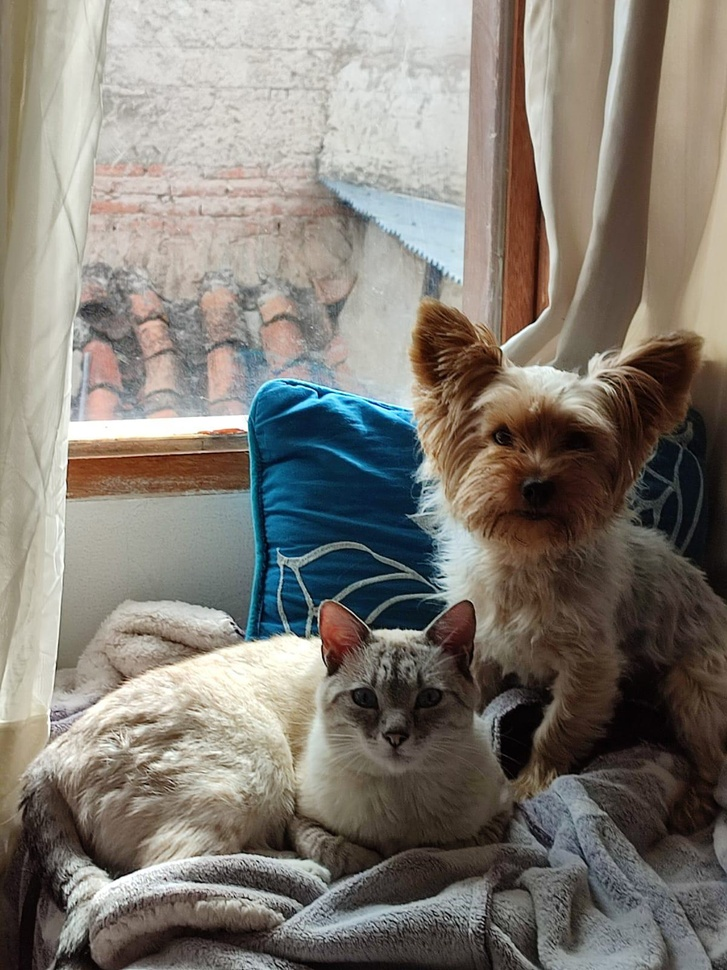
#> input picture PDI_001/Unidad 01 clases/imagentango.jpg, 727 x 970 px, shrunk from 1200 x 1600 before the run
$ jupyter execute pdi_degradados.ipynb
#> lines starting #> are read from the running program, lines starting #| are printed output that depends on the picture; after the words box and inside, x2 and y2 are one past the last pixel; in counts of white or black regions, pixels touching at a corner belong together
EJERCICIO 1 DEGRADADOS

[cell 1]
import cv2
import numpy as np
import matplotlib.pyplot as plt
from matplotlib.colors import LinearSegmentedColormap

#definicion de colores
colores=[(0,'black'), (1,'white')] #para generar escala de grises
cmap= LinearSegmentedColormap.from_list('degradado', colores) #generamos color map a travez del array
imagen_degra=cmap(np.linspace(0,1,256))

plt.imshow([imagen_degra], aspect='auto')
plt.show()

OTRO DEGRADADO

[cell 2]
import cv2
import numpy as np
import matplotlib.pyplot as plt
from matplotlib.colors import LinearSegmentedColormap

#definicion de colores
colores=[(0,'black'), (1,'white')] #para generar escala de grises
cmap= LinearSegmentedColormap.from_list('degradado', colores) #generamos color map a travez del array
imagen_degra=cmap(np.linspace(0,1,100).reshape(-1,1))

plt.imshow(imagen_degra, aspect='auto')
plt.show()

degradado a colores

[cell 3]
import cv2
import numpy as np
import matplotlib.pyplot as plt
from matplotlib.colors import LinearSegmentedColormap
#Definicion de colores
colores=[(0,'red'),(0.5,'green'),(1,'blue')] # para generar escala de grices
cmap=LinearSegmentedColormap.from_list('degradado',colores)#listar los colores y generara color map a traves del array
imagen_degradado=cmap(np.linspace(0,1,256).reshape(-1,1))
plt.imshow(imagen_degradado,aspect='auto')
plt.show()
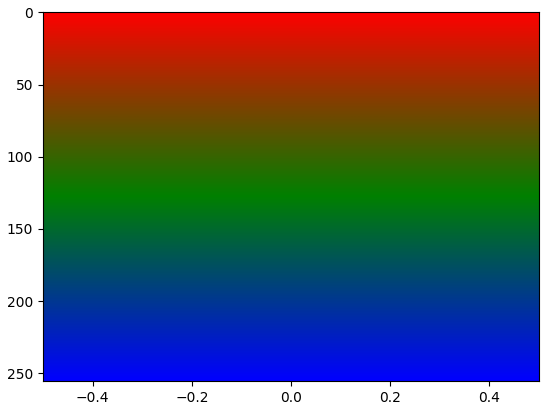
#> figure drawn by matplotlib, 1 panel

COMBINACION DE HERRAMIENTAS YA VISTAS

[cell 4]
import cv2
import numpy as np
import matplotlib.pyplot as plt

imagen=cv2.imread('imagentango.jpg',0)
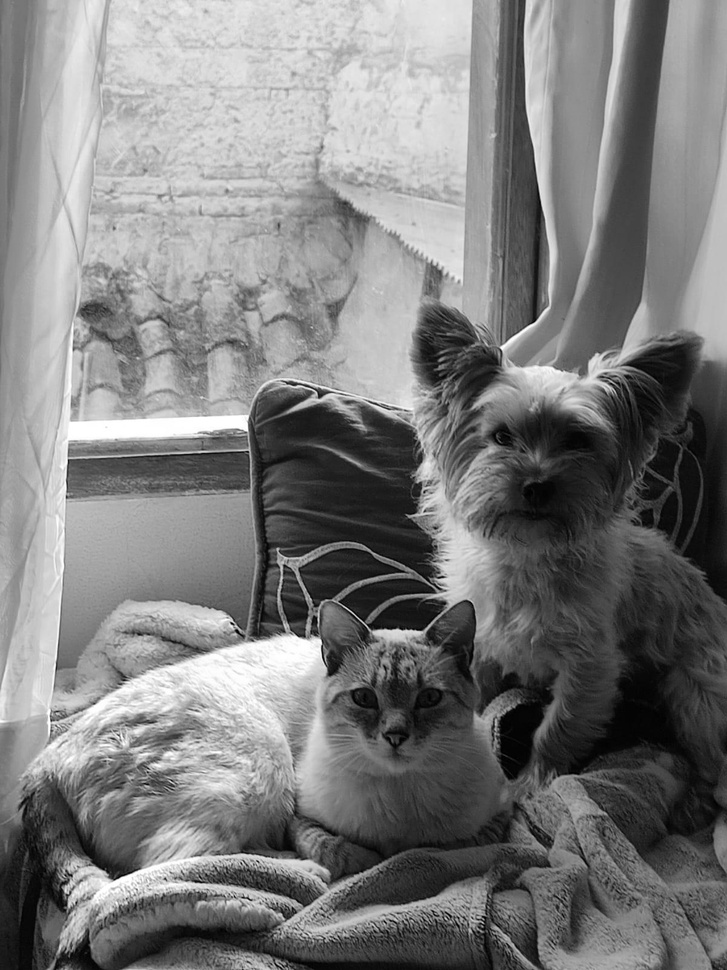
#> imagen: shape (970, 727); min 0, max 255, mean 124.4
_, umbra_bi=cv2.threshold(imagen, 127, 255, cv2.THRESH_BINARY)
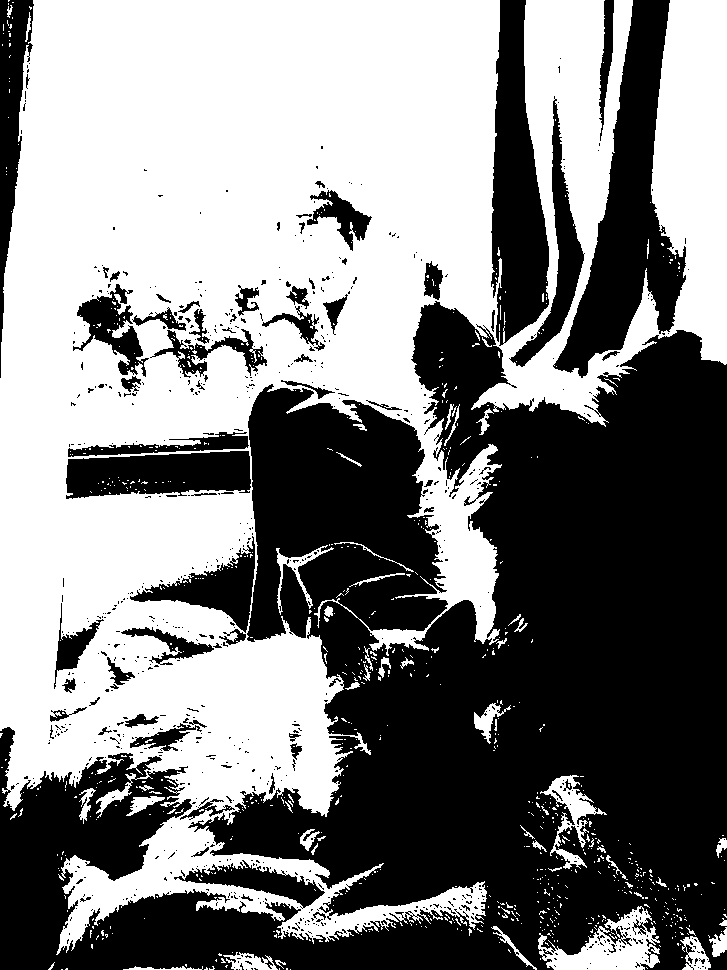
#> umbra_bi: shape (970, 727); 51% white; 729 black regions (652 under 20 px), largest, box (x1, y1, x2, y2) and area: (0, 301, 727, 970) 270420, (553, 0, 686, 378) 19581, (491, 0, 549, 346) 13112
umb_adap=cv2.adaptiveThreshold(imagen, 255, cv2.ADAPTIVE_THRESH_GAUSSIAN_C, cv2.THRESH_BINARY, 11, 2)
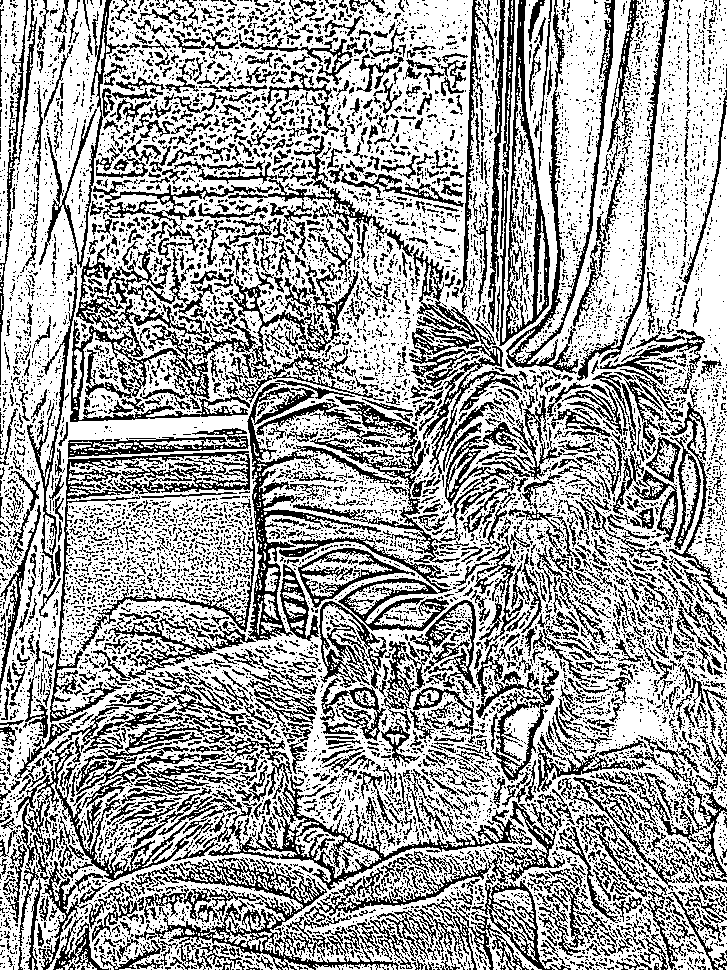
#> umb_adap: shape (970, 727); 64.7% white; black in thin lines or dots
_, otsu=cv2.threshold(imagen, 0, 255, cv2.THRESH_BINARY+cv2.THRESH_OTSU)
#> otsu: shape (970, 727); 54.9% white; 855 black regions (775 under 20 px), largest, box (x1, y1, x2, y2) and area: (0, 302, 727, 970) 258469, (553, 0, 670, 377) 16257, (492, 0, 549, 345) 12461
color=cv2.applyColorMap(umb_adap, cv2.COLORMAP_JET)
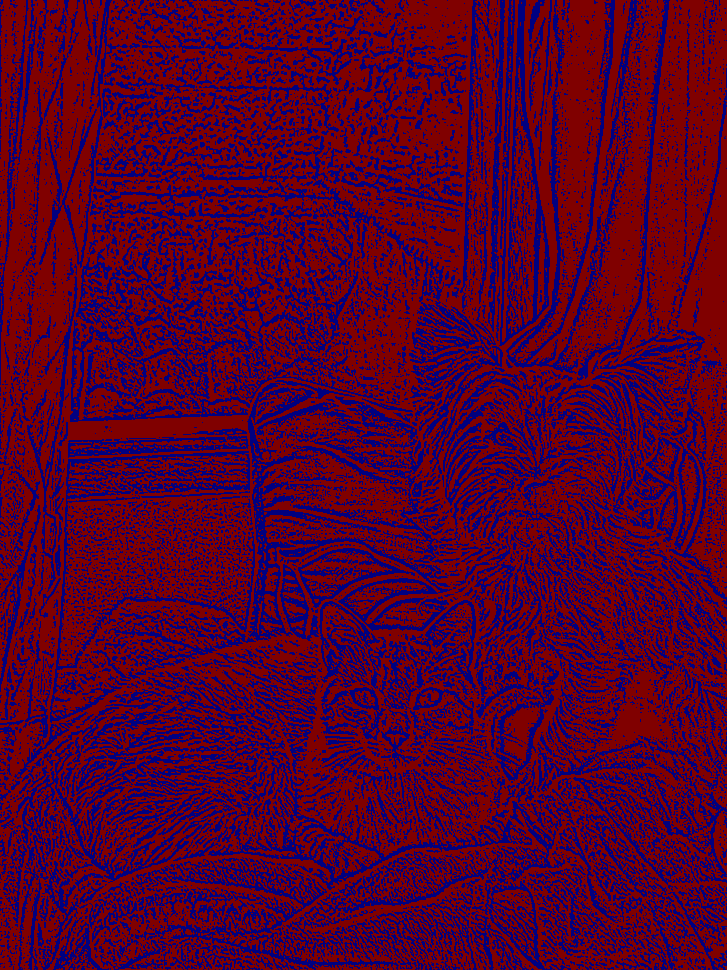
#> color: shape (970, 727, 3); mean B, G, R 45.2, 0, 82.8
plt.figure(figsize=(10,5))
plt.subplot(1,5,1)
plt.imshow(imagen, cmap='gray')
plt.subplot(1,5,2)
plt.imshow(umbra_bi, cmap='gray')
plt.subplot(1,5,3)
plt.imshow(umb_adap, cmap='gray')
plt.subplot(1,5,4)
plt.imshow(otsu, cmap='gray')
plt.subplot(1,5,5)
plt.imshow(color, cmap='gray')
plt.show()
#> figure, not shown here; B, G, R data is drawn as R, G, B

[cell 5]
import cv2
import matplotlib.pyplot as plt
imagen=cv2.imread('imagentango.jpg',0)
umbral_adap=cv2.adaptiveThreshold(imagen,255,cv2.ADAPTIVE_THRESH_GAUSSIAN_C,cv2.THRESH_BINARY,11,2)
mask=umbral_adap==255
#> mask: shape (970, 727) bool; 64.7% white; black in thin lines or dots
img_junta=cv2.bitwise_and(imagen,imagen,mask=umbral_adap)
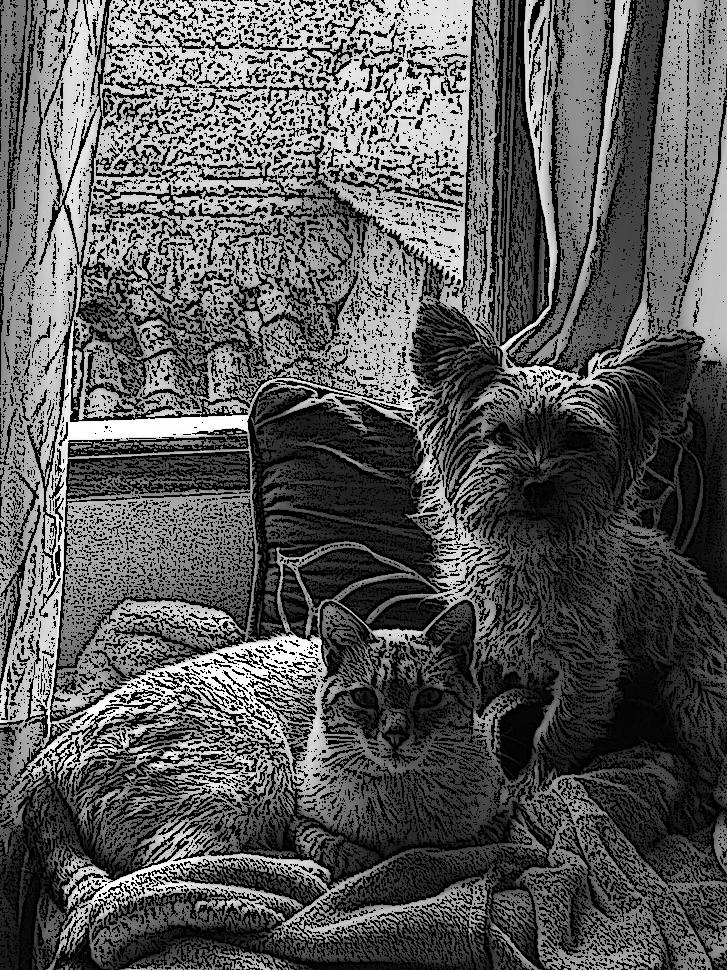
#> img_junta: shape (970, 727); min 0, max 255, mean 87.6

plt.figure(figsize=(10, 10))
plt.subplot(1, 3, 1)
plt.title("Imagen original")
plt.imshow(imagen, cmap="gray")
plt.subplot(1, 3, 2)
plt.title("Umbral adaptativo")
plt.imshow(umbral_adap, cmap="gray")
plt.subplot(1, 3, 3)
plt.title("Imagen con mascara")
plt.imshow(img_junta, cmap="gray")
plt.show()

SOLARIZACION

[cell 6]
import cv2
import numpy as np
import matplotlib.pyplot as plt


imagen=cv2.imread('imagentango.jpg')
#> imagen is the input picture: shape (970, 727, 3); mean B, G, R 115.6, 123.6, 129.2
def solarizar (imagen, umbral):
#> called with umbral = 0
    img_sol=np.where(imagen<umbral, imagen, 255-imagen)
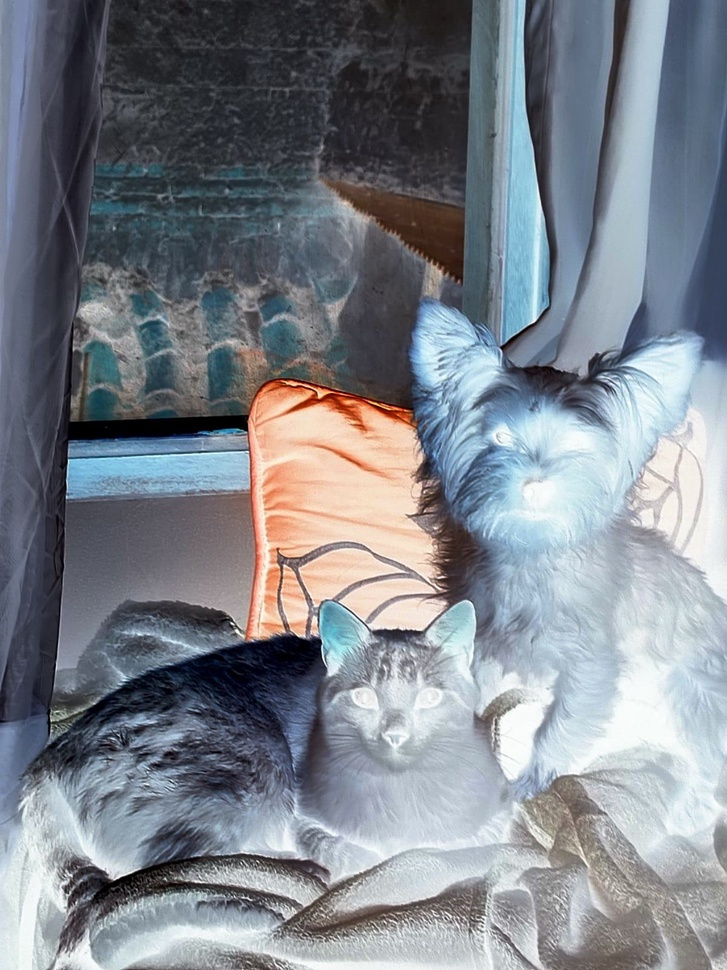
#> img_sol: shape (970, 727, 3); mean B, G, R 139.4, 131.4, 125.8
    return img_sol

img_solarizada=solarizar(imagen, 0)
imagen_negativo=255-img_solarizada
plt.figure(figsize=(15,5))
plt.subplot(1,3,1)
plt.imshow(cv2.cvtColor(imagen,cv2.COLOR_BGR2RGB))
plt.title('Imagen original')
plt.axis("off")

plt.subplot(1,3,2)
plt.imshow(cv2.cvtColor(img_solarizada,cv2.COLOR_BGR2RGB))
plt.title('Imagen solarizada')
plt.axis("off")

plt.subplot(1,3,3)
plt.imshow(cv2.cvtColor(imagen_negativo,cv2.COLOR_BGR2RGB))
plt.title('Imagen negativo')
plt.axis("off")
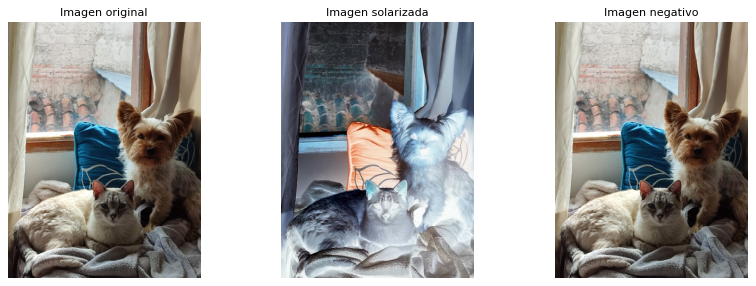
#> figure drawn by matplotlib, 3 panels
